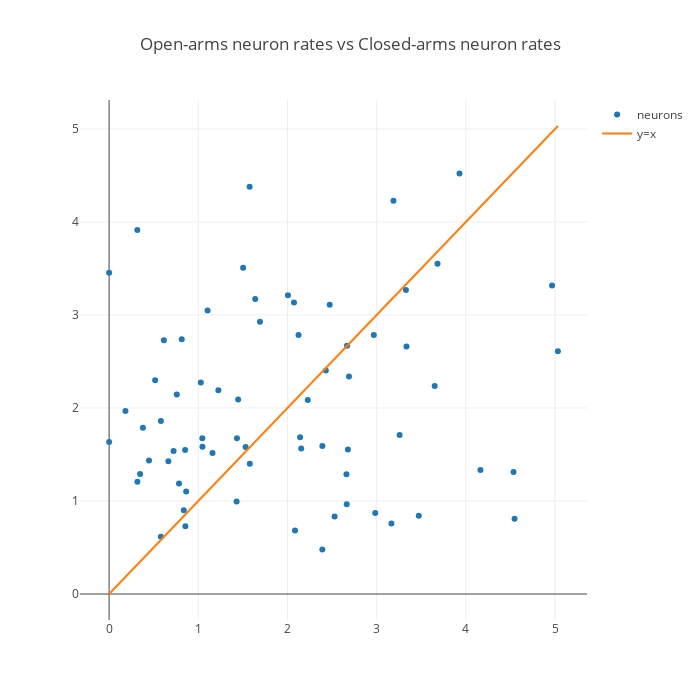

This figure's notebook cell:
### Markdown cell above
## Plot scatterplot of neurons, where $x$-axis is the closedarms rate, $y$-axis is the openarms rate, and the entire scatterplot is bisected by the line $y=x$

### Code cell
import plotly
import plotly.graph_objs as go

# Create traces
trace0 = go.Scatter(
    x = activity_rates_df["OpenArms_centerpoint"],
    y = activity_rates_df["ClosedArms_centerpoint"],
    text = activity_rates_df.index,
    mode = 'markers',
    name = 'neurons'
)

trace1 = go.Scatter(
    x = np.linspace(0, max(activity_rates_df["OpenArms_centerpoint"].max(), activity_rates_df["ClosedArms_centerpoint"].max())),
    y = np.linspace(0, max(activity_rates_df["OpenArms_centerpoint"].max(), activity_rates_df["ClosedArms_centerpoint"].max())),
    mode = 'lines',
    name = 'y=x'
)

data = [trace0, trace1]
layout = go.Layout(
    width=700,
    height=700,
    title="Open-arms neuron rates vs Closed-arms neuron rates",
)
fig = go.Figure(data=data, layout=layout)

plotly.offline.iplot(fig)

### Figure 1 — Plotly figure (JSON) as saved in the notebook; plotly's stock layout.template omitted (floating-point values rounded to 4 significant figures)
{"data": [{"mode": "markers", "name": "neurons", "text": ["neuron1", "neuron2", "neuron3", "neuron4", "neuron5", "neuron6", "neuron7", "neuron8", "neuron9", "neuron10", "neuron11", "neuron12", "neuron13", "neuron14", "neuron15", "neuron16", "neuron17", "neuron18", "neuron19", "neuron20", "neuron21", "neuron22", "neuron23", "neuron24", "neuron25", "neuron26", "neuron27", "neuron28", "neuron29", "neuron30", "neuron31", "neuron32", "neuron33", "neuron34", "neuron35", "neuron36", "neuron37", "neuron38", "neuron39", "neuron40", "neuron41", "neuron42", "neuron43", "neuron44", "neuron45", "neuron46", "neuron47", "neuron48", "neuron49", "neuron50", "neuron51", "neuron52", "neuron53", "neuron54", "neuron55", "neuron56", "neuron57", "neuron58", "neuron59", "neuron60", "neuron61", "neuron62", "neuron63", "neuron64", "neuron65", "neuron66", "neuron67", "neuron68", "neuron69"], "type": "scatter", "uid": "26135a", "x": [0.3161, 0.3793, 2.689, 1.045, 0, 0, 0.1832, 1.225, 3.682, 3.257, 2.005, 2.984, 1.028, 3.188, 0.3479, 1.43, 2.154, 2.968, 0.8371, 0.7593, 0.855, 0.8524, 2.43, 2.661, 4.163, 1.047, 4.534, 0.5809, 1.447, 1.578, 0.6141, 0.6643, 0.8143, 1.104, 2.391, 2.073, 4.966, 3.328, 0.8642, 0.7838, 2.391, 2.142, 2.124, 1.691, 2.473, 1.503, 3.929, 0.3175, 0.5163, 3.334, 2.677, 3.165, 2.664, 1.639, 2.084, 5.032, 0.4477, 1.575, 2.528, 1.53, 0.5807, 1.159, 3.651, 3.472, 4.546, 0.7228, 2.228, 1.433, 2.668], "y": [3.915, 1.786, 2.338, 1.675, 3.455, 1.633, 1.966, 2.192, 3.551, 1.71, 3.211, 0.8698, 2.275, 4.227, 1.291, 0.9936, 1.564, 2.784, 0.9, 2.145, 0.7284, 1.549, 2.402, 1.289, 1.334, 1.584, 1.312, 0.6155, 2.091, 1.401, 2.727, 1.426, 2.739, 3.049, 0.4784, 3.133, 3.316, 3.268, 1.102, 1.187, 1.59, 1.686, 2.784, 2.927, 3.111, 3.509, 4.52, 1.206, 2.298, 2.662, 1.552, 0.7587, 0.9641, 3.172, 0.6819, 2.61, 1.435, 4.379, 0.8341, 1.582, 1.861, 1.515, 2.236, 0.8426, 0.8094, 1.538, 2.085, 1.676, 2.67]}, {"mode": "lines", "name": "y=x", "type": "scatter", "uid": "efacee", "x": [0, 0.1027, 0.2054, 0.3081, 0.4108, 0.5135, 0.6161, 0.7188, 0.8215, 0.9242, 1.027, 1.13, 1.232, 1.335, 1.438, 1.54, 1.643, 1.746, 1.848, 1.951, 2.054, 2.157, 2.259, 2.362, 2.465, 2.567, 2.67, 2.773, 2.875, 2.978, 3.081, 3.183, 3.286, 3.389, 3.491, 3.594, 3.697, 3.8, 3.902, 4.005, 4.108, 4.21, 4.313, 4.416, 4.518, 4.621, 4.724, 4.826, 4.929, 5.032], "y": [0, 0.1027, 0.2054, 0.3081, 0.4108, 0.5135, 0.6161, 0.7188, 0.8215, 0.9242, 1.027, 1.13, 1.232, 1.335, 1.438, 1.54, 1.643, 1.746, 1.848, 1.951, 2.054, 2.157, 2.259, 2.362, 2.465, 2.567, 2.67, 2.773, 2.875, 2.978, 3.081, 3.183, 3.286, 3.389, 3.491, 3.594, 3.697, 3.8, 3.902, 4.005, 4.108, 4.21, 4.313, 4.416, 4.518, 4.621, 4.724, 4.826, 4.929, 5.032]}], "layout": {"height": 700, "title": "Open-arms neuron rates vs Closed-arms neuron rates", "width": 700, "xaxis": {"autorange": true, "range": [-0.3265, 5.358], "type": "linear"}, "yaxis": {"autorange": true, "range": [-0.2795, 5.311], "type": "linear"}}}
